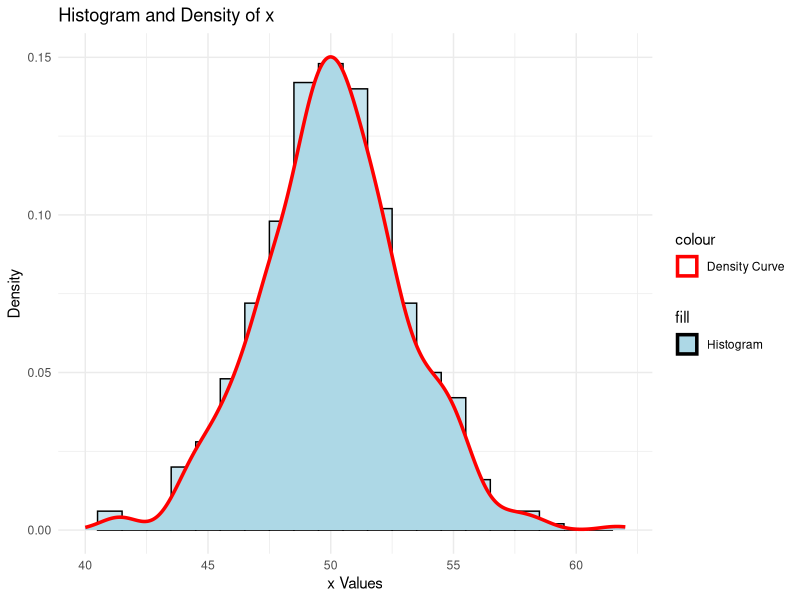

This chart was generated by the following R code:
## ---- chunk 1
knitr::opts_chunk$set(echo = TRUE)
## ---- chunk 2

#(a)

library(tidyverse)

#(b) Input data file
d5 <- read.csv('data_wk5.csv')

#(c) Determine the minimum and maximum values of d5. You do not need to save these but 
#    you must show that you printed them out.
quantile(d5$x)

#(d) Create a ggplot2 histogram of the \textit{d5} variable. Give the histogram border and fill colours of your liking. Name the $x$-axis ``Values'', and make the title ``Histogram of Values.``


#    Set the minimum and maximum values of the x-axis so that all data points are represented. For example, if the minimum and maximum values of the variables are 40.4 and 55.6 respectively, you should set the histogram values to be 40 and 56 respectively. Set the binwidth to 2.

library(ggplot2)

# Calculate the minimum and maximum values of the x-axis
x_min <- floor(min(d5$x))
x_max <- ceiling(max(d5$x))


# Create the histogram
ggplot(d5, aes(x = x, y = ..density.., fill = "Histogram")) +
  geom_histogram(color = "black", fill = "lightblue", alpha = 0.7, binwidth = 1) +
  geom_density(aes(y = ..density.., color = "Density Curve"), size = 1.2) +
  scale_fill_manual(values = "lightblue") +
  scale_color_manual(values = "red") +
  labs(x = "x Values", y = "Density", title = "Histogram and Density of x") +
  xlim(x_min, x_max) +
  theme_minimal()



## ---- chunk 3

#(a) Does the histogram created in Question 1 seem normally distributed?

#(b) Find the empirical 2.5% and 97.5% quantiles and save them as qlow and qhigh, respectively.
qlow <- quantile(d5$x, probs = 0.025, na.rm = FALSE)
qhigh <- quantile(d5$x, probs = 0.975, na.rm = FALSE)

qlow
qhigh

#(c) Finding the normal theoretical 2.5% and 97.5% quantiles of x.
x_mean <- mean(d5$x)
x_sd <- sd(d5$x)

qnorm(.025,mean = x_mean, sd = x_sd)
qnorm(.975,mean = x_mean, sd = x_sd)


#(d) Are your answers in (b) and (c) close?


